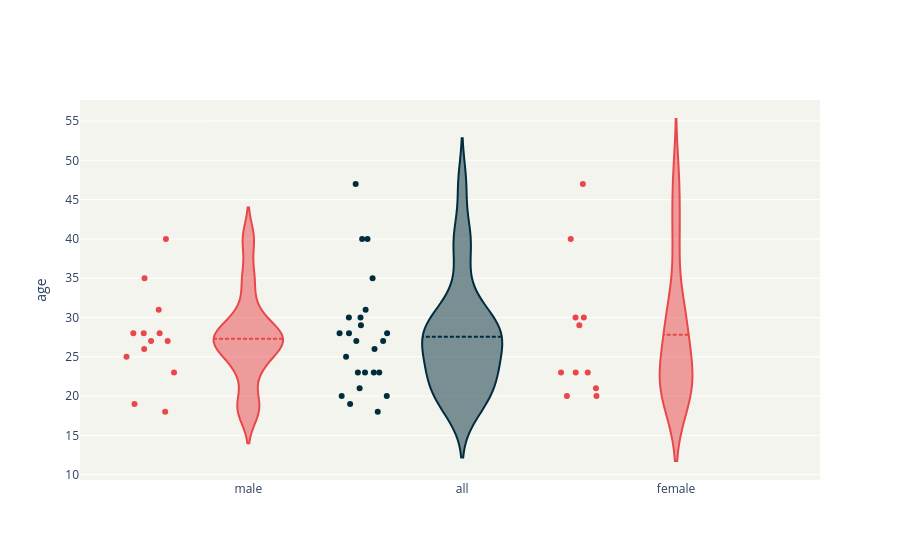

The cell this chart's notebook holds for it:
### Code cell
data = df_allgemein[['Alter','Geschlecht']]
gtv_colormap = {1: 'rgb(54, 161, 185)', 2: 'rgb(0, 44, 61)', 3: 'rgb(233, 71, 74)'}

fig = go.Figure()

# male
fig.add_trace(go.Violin(y=data['Alter'][ data['Geschlecht'] == 'männlich' ],
                        scalegroup='alter', name='male',
                        line_color='rgb(233, 71, 74)')
             )
# all
fig.add_trace(go.Violin(y=data['Alter'],
                        scalegroup='alter', name='all',
                        line_color='rgb(0, 44, 61)')
             )

# female
fig.add_trace(go.Violin(y=data['Alter'][ data['Geschlecht'] == 'weiblich' ],
                        scalegroup='alter', name='female',
                        line_color='rgb(233, 71, 74)')
             )

fig.update_traces(meanline_visible=True,
                  points='all', # show all points
                  jitter=0.5,  # for better visibility
                  scalemode='count') # scale with total count

fig.update_yaxes(title="age")

fig.update_layout(
    #title_text="<b>Age</b>",
    showlegend=False,
    violingap=0, violingroupgap=0.4, violinmode='overlay',
    plot_bgcolor = 'rgba(239, 240, 231,.7)'
)

fig.show()

### Figure 1 — Plotly figure (JSON) as saved in the notebook; plotly's stock layout.template omitted (floating-point values rounded to 4 significant figures)
{"data": [{"jitter": 0.5, "line": {"color": "rgb(233, 71, 74)"}, "meanline": {"visible": true}, "name": "male", "points": "all", "scalegroup": "alter", "scalemode": "count", "type": "violin", "y": [18, 27, 28, 25, 28, 26, 19, 23, 40, 31, 35, 27, 28]}, {"jitter": 0.5, "line": {"color": "rgb(0, 44, 61)"}, "meanline": {"visible": true}, "name": "all", "points": "all", "scalegroup": "alter", "scalemode": "count", "type": "violin", "y": [18, 27, 23, 29, 28, 25, 28, 26, 20, 19, 23, 20, 47, 40, 31, 35, 27, 23, 30, 21, 23, 30, 28, 40]}, {"jitter": 0.5, "line": {"color": "rgb(233, 71, 74)"}, "meanline": {"visible": true}, "name": "female", "points": "all", "scalegroup": "alter", "scalemode": "count", "type": "violin", "y": [23, 29, 20, 20, 47, 23, 30, 21, 23, 30, 40]}], "layout": {"plot_bgcolor": "rgba(239, 240, 231,.7)", "showlegend": false, "violingap": 0, "violingroupgap": 0.4, "violinmode": "overlay", "yaxis": {"title": {"text": "age"}}}}
